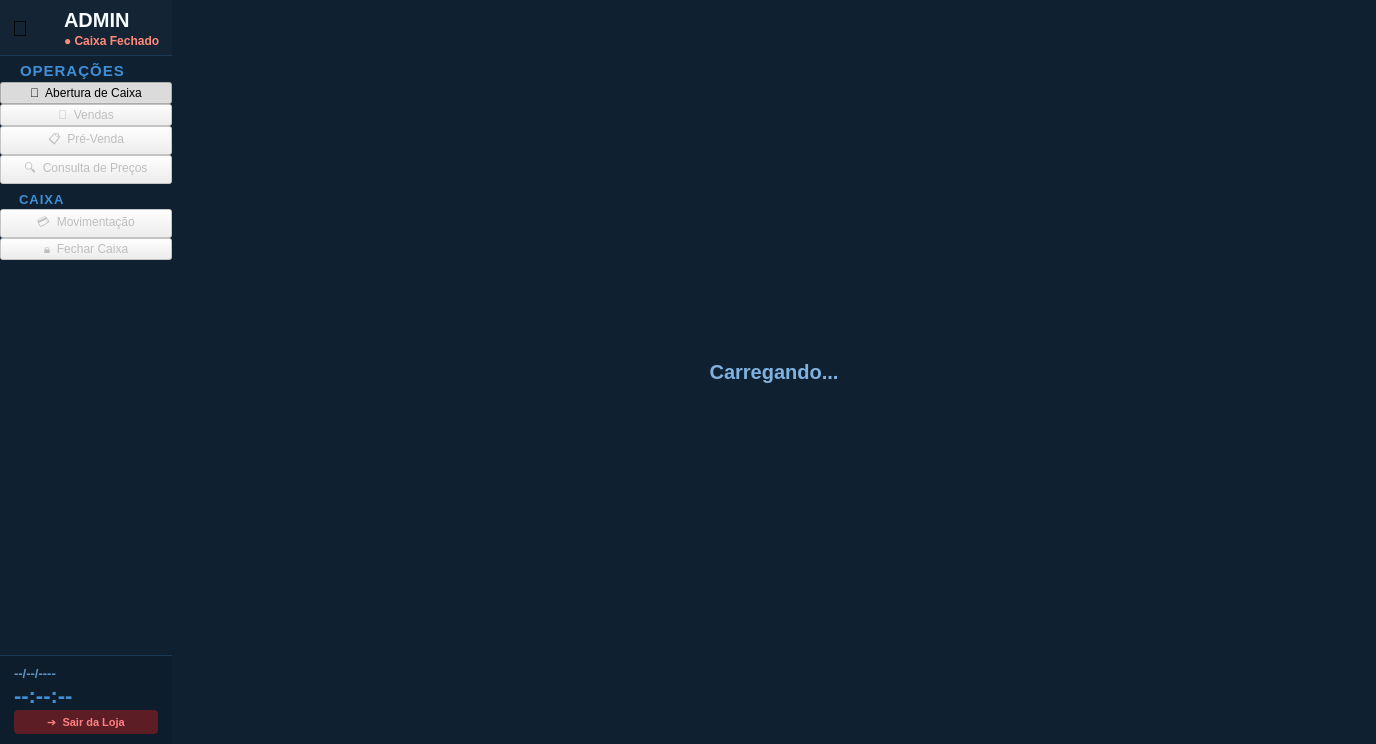
<?xml version="1.0" encoding="UTF-8"?>
<ui version="4.0">
 <class>FrenteLoja</class>
 <widget class="QMainWindow" name="FrenteLoja">
  <property name="geometry">
   <rect>
    <x>0</x>
    <y>0</y>
    <width>1376</width>
    <height>744</height>
   </rect>
  </property>
  <property name="windowTitle">
   <string>CSPdv - Frente de Loja</string>
  </property>
  <property name="styleSheet">
   <string notr="true">
    QMainWindow { background-color: #0f2030; font-family: Arial; }
    QLabel { background-color: transparent; }
   </string>
  </property>
  <widget class="QWidget" name="centralWidget">
   <layout class="QHBoxLayout" name="rootHLayout" stretch="1,7">
    <property name="spacing">
     <number>0</number>
    </property>
    <property name="leftMargin">
     <number>0</number>
    </property>
    <property name="topMargin">
     <number>0</number>
    </property>
    <property name="rightMargin">
     <number>0</number>
    </property>
    <property name="bottomMargin">
     <number>0</number>
    </property>
    <item>
     <widget class="QFrame" name="frameSidebar">
      <property name="minimumWidth">
       <number>224</number>
      </property>
      <property name="maximumWidth">
       <number>224</number>
      </property>
      <property name="styleSheet">
       <string notr="true">
        QFrame#frameSidebar {
         background: qlineargradient(x1:0,y1:0,x2:1,y2:0,
          stop:0 #0a1828, stop:1 #0f2038);
         border-right: 2px solid #1a3a5a;
        }
        QPushButton[navBtn=&quot;true&quot;] {
         background-color: transparent;
         color: #4a7a9a;
         font-size: 12px;
         font-weight: bold;
         border: none;
         border-left: 3px solid transparent;
         border-radius: 0px;
         padding: 11px 16px;
         text-align: left;
         min-height: 46px;
        }
        QPushButton[navBtn=&quot;true&quot;]:hover {
         background-color: rgba(255,255,255,6);
         color: #8ab4d0;
         border-left: 3px solid rgba(53,133,200,60);
        }
        QPushButton[navBtn=&quot;true&quot;]:checked {
         background-color: rgba(53,133,200,18);
         color: white;
         border-left: 3px solid #3585c8;
        }
        QPushButton[navBtn=&quot;true&quot;]:disabled {
         color: #1a3a5a;
         border-left: 3px solid transparent;
         background-color: transparent;
        }
       </string>
      </property>
      <layout class="QVBoxLayout" name="sidebarVLayout">
       <property name="spacing">
        <number>0</number>
       </property>
       <property name="leftMargin">
        <number>0</number>
       </property>
       <property name="topMargin">
        <number>0</number>
       </property>
       <property name="rightMargin">
        <number>0</number>
       </property>
       <property name="bottomMargin">
        <number>0</number>
       </property>
       <item>
        <widget class="QFrame" name="frameSidebarOperador">
         <property name="styleSheet">
          <string notr="true">
           QFrame#frameSidebarOperador {
            background-color: rgba(255,255,255,5);
            border-bottom: 1px solid #1a3a5a;
           }
          </string>
         </property>
         <layout class="QHBoxLayout" name="operadorHL">
          <property name="spacing">
           <number>8</number>
          </property>
          <property name="leftMargin">
           <number>12</number>
          </property>
          <property name="topMargin">
           <number>8</number>
          </property>
          <property name="rightMargin">
           <number>12</number>
          </property>
          <property name="bottomMargin">
           <number>8</number>
          </property>
          <item>
           <widget class="QLabel" name="lblOpIcone">
            <property name="styleSheet">
             <string notr="true">font-size:22px;</string>
            </property>
            <property name="text">
             <string>👤</string>
            </property>
           </widget>
          </item>
          <item>
           <layout class="QVBoxLayout">
            <property name="spacing">
             <number>2</number>
            </property>
            <item>
             <widget class="QLabel" name="lblOpNome">
              <property name="styleSheet">
               <string notr="true">color:#f5fbff;font-size:20px;font-weight:bold;</string>
              </property>
              <property name="text">
               <string>ADMIN</string>
              </property>
             </widget>
            </item>
            <item>
             <widget class="QLabel" name="lblCaixaStatus">
              <property name="styleSheet">
               <string notr="true">color:#ff8a7a;font-size:12px;font-weight:bold;</string>
              </property>
              <property name="text">
               <string>● Caixa Fechado</string>
              </property>
             </widget>
            </item>
           </layout>
          </item>
         </layout>
        </widget>
       </item>
       <item>
        <widget class="QLabel" name="lblSecaoPrincipal">
         <property name="styleSheet">
          <string notr="true">color:#3f8ed6;font-size:15px;font-weight:bold;letter-spacing:1px;padding:6px 16px 2px 16px;</string>
         </property>
         <property name="text">
          <string>OPERAÇÕES</string>
         </property>
        </widget>
       </item>
       <item>
        <widget class="QPushButton" name="btnNavAbertura">
         <property name="text">
          <string>🔑  Abertura de Caixa</string>
         </property>
         <property name="checkable">
          <bool>true</bool>
         </property>
         <property name="checked">
          <bool>true</bool>
         </property>
        </widget>
       </item>
       <item>
        <widget class="QPushButton" name="btnNavVendas">
         <property name="enabled">
          <bool>false</bool>
         </property>
         <property name="text">
          <string>🛒  Vendas</string>
         </property>
         <property name="checkable">
          <bool>true</bool>
         </property>
        </widget>
       </item>
       <item>
        <widget class="QPushButton" name="btnNavPreVenda">
         <property name="enabled">
          <bool>false</bool>
         </property>
         <property name="text">
          <string>📋  Pré-Venda</string>
         </property>
         <property name="checkable">
          <bool>true</bool>
         </property>
        </widget>
       </item>
       <item>
        <widget class="QPushButton" name="btnNavConsulta">
         <property name="enabled">
          <bool>false</bool>
         </property>
         <property name="text">
          <string>🔍  Consulta de Preços</string>
         </property>
         <property name="checkable">
          <bool>true</bool>
         </property>
        </widget>
       </item>
       <item>
        <widget class="QLabel" name="lblSecaoCaixa">
         <property name="styleSheet">
          <string notr="true">color:#3f8ed6;font-size:13px;font-weight:bold;letter-spacing:1px;padding:8px 16px 2px 16px;</string>
         </property>
         <property name="text">
          <string>CAIXA</string>
         </property>
        </widget>
       </item>
       <item>
        <widget class="QPushButton" name="btnNavMovimentacao">
         <property name="enabled">
          <bool>false</bool>
         </property>
         <property name="text">
          <string>💳  Movimentação</string>
         </property>
         <property name="checkable">
          <bool>true</bool>
         </property>
        </widget>
       </item>
       <item>
        <widget class="QPushButton" name="btnNavFechamento">
         <property name="enabled">
          <bool>false</bool>
         </property>
         <property name="text">
          <string>🔒  Fechar Caixa</string>
         </property>
         <property name="checkable">
          <bool>true</bool>
         </property>
        </widget>
       </item>
       <item>
        <spacer name="sidebarSpacer">
         <property name="orientation">
          <enum>Qt::Vertical</enum>
         </property>
         <property name="sizeHint" stdset="0">
          <size>
           <width>10</width>
           <height>20</height>
          </size>
         </property>
        </spacer>
       </item>
       <item>
        <widget class="QFrame" name="frameSidebarFooter">
         <property name="styleSheet">
          <string notr="true">
           QFrame#frameSidebarFooter {
            background-color: rgba(0,0,0,20);
            border-top: 1px solid #1a3a5a;
           }
          </string>
         </property>
         <layout class="QVBoxLayout" name="footerVLayout">
          <property name="spacing">
           <number>2</number>
          </property>
          <property name="leftMargin">
           <number>14</number>
          </property>
          <property name="topMargin">
           <number>10</number>
          </property>
          <property name="rightMargin">
           <number>14</number>
          </property>
          <property name="bottomMargin">
           <number>10</number>
          </property>
          <item>
           <widget class="QLabel" name="lblSidebarDataHora">
            <property name="styleSheet">
             <string notr="true">color:#5f93c2;font-size:13px;font-weight:bold;</string>
            </property>
            <property name="text">
             <string>--/--/----</string>
            </property>
           </widget>
          </item>
          <item>
           <widget class="QLabel" name="lblSidebarHora">
            <property name="styleSheet">
             <string notr="true">color:#3f8ed6;font-size:22px;font-weight:bold;</string>
            </property>
            <property name="text">
             <string>--:--:--</string>
            </property>
           </widget>
          </item>
          <item>
           <widget class="QPushButton" name="btnSairLoja">
            <property name="styleSheet">
             <string notr="true">
              QPushButton{background-color:rgba(180,30,30,120);color:#ff8080;font-size:11px;font-weight:bold;border:1px solid rgba(180,30,30,80);border-radius:4px;padding:4px 8px;}
              QPushButton:hover{background-color:rgba(200,40,40,160);}
              QPushButton:pressed{background-color:rgba(140,20,20,160);}
             </string>
            </property>
            <property name="text">
             <string>➔  Sair da Loja</string>
            </property>
           </widget>
          </item>
         </layout>
        </widget>
       </item>
      </layout>
     </widget>
    </item>
    <item>
     <widget class="QStackedWidget" name="stackedContent">
      <property name="styleSheet">
       <string notr="true">QStackedWidget { background-color: #0f2030; }</string>
      </property>
      <property name="currentIndex">
       <number>0</number>
      </property>
      <widget class="QWidget" name="pageDefault">
       <property name="styleSheet">
        <string notr="true">QWidget { background-color: #0f2030; }</string>
       </property>
       <layout class="QVBoxLayout" name="defaultVLayout">
        <item>
         <spacer>
          <property name="orientation">
           <enum>Qt::Vertical</enum>
          </property>
          <property name="sizeHint" stdset="0">
           <size>
            <width>10</width>
            <height>10</height>
           </size>
          </property>
         </spacer>
        </item>
        <item>
         <widget class="QLabel" name="lblDefaultMsg">
          <property name="styleSheet">
           <string notr="true">color:#7fb2df;font-size:20px;font-weight:600;line-height:1.4;</string>
          </property>
          <property name="text">
           <string>Carregando...</string>
          </property>
          <property name="alignment">
           <set>Qt::AlignCenter</set>
          </property>
         </widget>
        </item>
        <item>
         <spacer>
          <property name="orientation">
           <enum>Qt::Vertical</enum>
          </property>
          <property name="sizeHint" stdset="0">
           <size>
            <width>10</width>
            <height>10</height>
           </size>
          </property>
         </spacer>
        </item>
       </layout>
      </widget>
     </widget>
    </item>
   </layout>
  </widget>
 </widget>
 <resources/>
 <connections/>
</ui>
